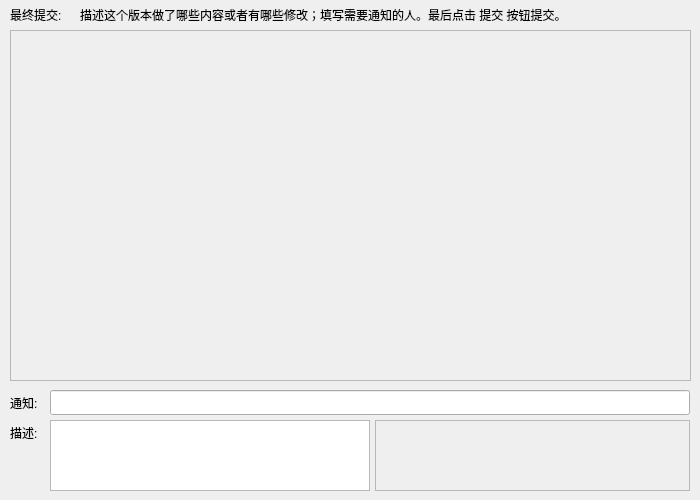
<?xml version="1.0" encoding="UTF-8"?>
<ui version="4.0">
 <class>Form</class>
 <widget class="QWidget" name="Form">
  <property name="geometry">
   <rect>
    <x>0</x>
    <y>0</y>
    <width>700</width>
    <height>500</height>
   </rect>
  </property>
  <property name="windowTitle">
   <string>Form</string>
  </property>
  <widget class="QLabel" name="label_description_2">
   <property name="geometry">
    <rect>
     <x>10</x>
     <y>420</y>
     <width>31</width>
     <height>25</height>
    </rect>
   </property>
   <property name="text">
    <string>描述:</string>
   </property>
  </widget>
  <widget class="QPlainTextEdit" name="plainTextEdit_description">
   <property name="geometry">
    <rect>
     <x>50</x>
     <y>420</y>
     <width>320</width>
     <height>71</height>
    </rect>
   </property>
  </widget>
  <widget class="QLabel" name="label_description">
   <property name="geometry">
    <rect>
     <x>80</x>
     <y>0</y>
     <width>610</width>
     <height>30</height>
    </rect>
   </property>
   <property name="text">
    <string>&lt;html&gt;&lt;head/&gt;&lt;body&gt;&lt;p&gt;描述这个版本做了哪些内容或者有哪些修改；填写需要通知的人。最后点击 提交 按钮提交。&lt;/p&gt;&lt;/body&gt;&lt;/html&gt;</string>
   </property>
  </widget>
  <widget class="QLabel" name="label_title">
   <property name="geometry">
    <rect>
     <x>10</x>
     <y>0</y>
     <width>70</width>
     <height>30</height>
    </rect>
   </property>
   <property name="text">
    <string>最终提交:</string>
   </property>
  </widget>
  <widget class="QLabel" name="label_email">
   <property name="geometry">
    <rect>
     <x>10</x>
     <y>390</y>
     <width>30</width>
     <height>25</height>
    </rect>
   </property>
   <property name="text">
    <string>通知:</string>
   </property>
  </widget>
  <widget class="QLineEdit" name="lineEdit_email">
   <property name="geometry">
    <rect>
     <x>50</x>
     <y>390</y>
     <width>640</width>
     <height>25</height>
    </rect>
   </property>
  </widget>
  <widget class="QWidget" name="verticalLayoutWidget">
   <property name="geometry">
    <rect>
     <x>10</x>
     <y>30</y>
     <width>681</width>
     <height>351</height>
    </rect>
   </property>
   <layout class="QVBoxLayout" name="verticalLayout">
    <item>
     <widget class="QScrollArea" name="scrollArea_process">
      <property name="widgetResizable">
       <bool>true</bool>
      </property>
      <widget class="QWidget" name="scrollAreaWidgetContents">
       <property name="geometry">
        <rect>
         <x>0</x>
         <y>0</y>
         <width>677</width>
         <height>347</height>
        </rect>
       </property>
      </widget>
     </widget>
    </item>
   </layout>
  </widget>
  <widget class="QPlainTextEdit" name="plainTextEdit_auto_description">
   <property name="enabled">
    <bool>false</bool>
   </property>
   <property name="geometry">
    <rect>
     <x>375</x>
     <y>420</y>
     <width>315</width>
     <height>71</height>
    </rect>
   </property>
  </widget>
 </widget>
 <resources/>
 <connections/>
</ui>
